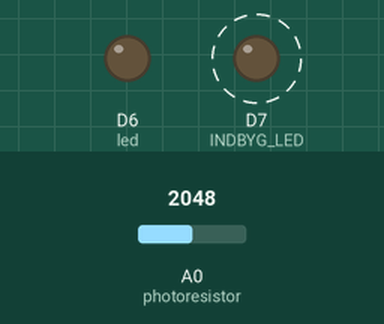
A sketch run on a simulated Particle Photon. On the bench: output pins drawn as LEDs (lit = HIGH). Dashed ring = blinking. Inputs (shaded band) come from the test bench; at power-on: A0 (photoresistor) = 2048.

Above: at 0.2 s.
Timing chart, 0 to 3.0 s (numbered marks = the images above):
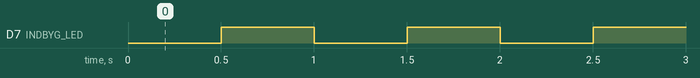

Measured:
- by itself, D7 (INDBYG_LED): alternates HIGH for 0.50 s and LOW for 0.50 s

The sketch:

Lysmaaler10092023.ino
```cpp
// Skriver antal sekunder og blinker D6 (rød LED) og D7 (indbygget blå LED)
// compile app local -> flash app local -> serial monitor

const pin_t led = D6; // rød ekstern LED tilsluttet D6
const pin_t INDBYG_LED = D7; // indbygget blå LED
const pin_t photoresistor = A0;
const pin_t powerHIGH = A5; // bruges til at tænde ved måling
int analogvalue;
double voltage; // long float
//int count = 0;
SYSTEM_THREAD(ENABLED);
// setup() runs once, when the device is first turned on.
void setup() {
  // Put initialization like pinMode and begin functions here.
  pinMode(led, OUTPUT);
  pinMode(INDBYG_LED, OUTPUT);
  pinMode(photoresistor,INPUT);
  pinMode(powerHIGH, OUTPUT);
  Particle.function("led",ledToggle);
  Particle.variable("analogvalue", &analogvalue, INT);
  Particle.variable("voltage", voltage);
}

int ledToggle(String command) {

    if ((command=="on") || (command=="On") || (command=="ON"))  {
        digitalWrite(led,HIGH);
        return 1;
    }
    else if ((command=="off") || (command=="Off") || (command=="OFF")) {
        digitalWrite(led,LOW);
        return 0;
    }
    else {
        return -1;
    }

}

// loop() runs over and over again, as quickly as it can execute.
void loop() {
  // Toggle led hvert 1/2 sekund, som er 500ms tændt og 500ms slukket
  // dvs periode tiden er 1000ms
  //digitalWrite(MY_LED, HIGH); // giver 3.3V uden belastning, men falder til 2.6V med belastning
  digitalWrite(INDBYG_LED, LOW);
  delay(500);
  //digitalWrite(MY_LED, LOW);
  digitalWrite(INDBYG_LED, HIGH);
  delay(500);
  // increment count var, print to serial port
  //count++;
  //digitalWrite(powerHIGH, HIGH); // tænder kun når der skal måles (giver 3.3V)
  analogvalue = analogRead(photoresistor); // måler lysstyrken fra 0 til 4096
  //digitalWrite(powerHIGH, LOW); // slukker igen for at spare strøm (giver 0 V)
  voltage = analogvalue * 3.3 / 4095;
  //Serial.printf(" Efter %d sekunder er lysstyrken %lf V\n", count, voltage); // ny linje med /n
}
```
